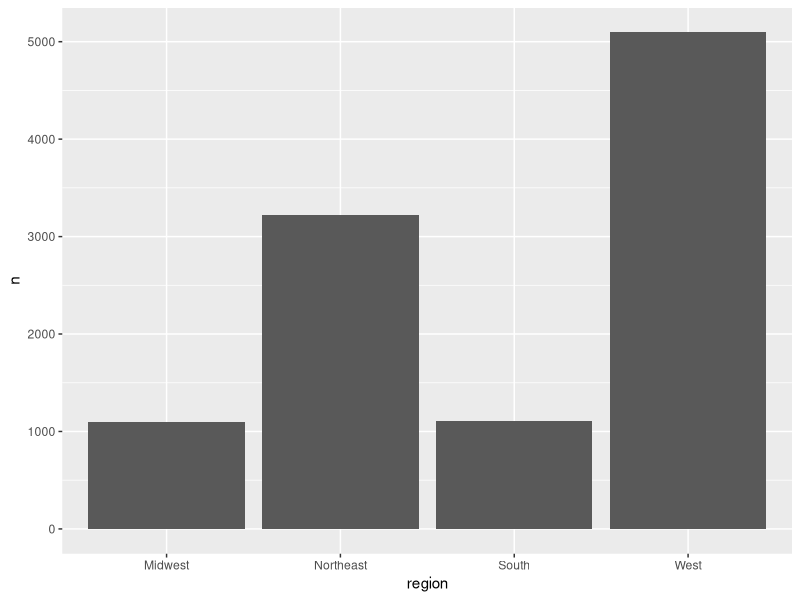
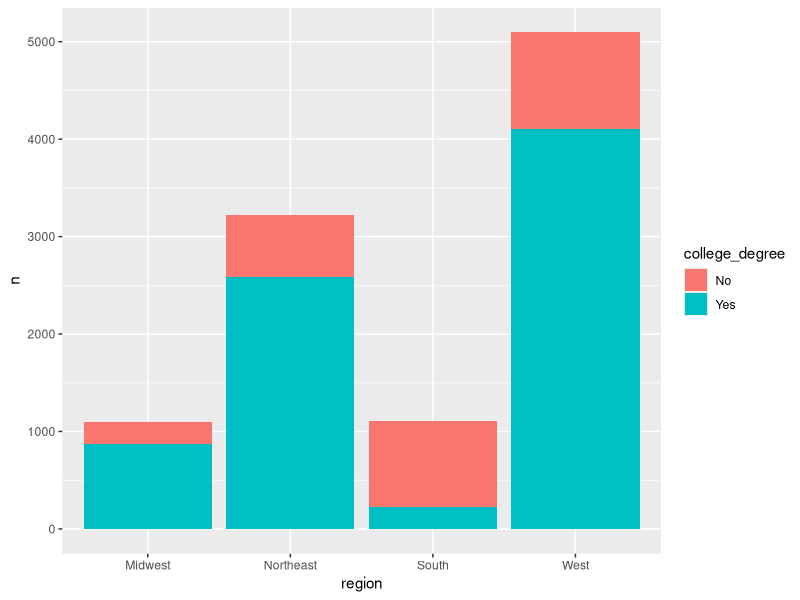
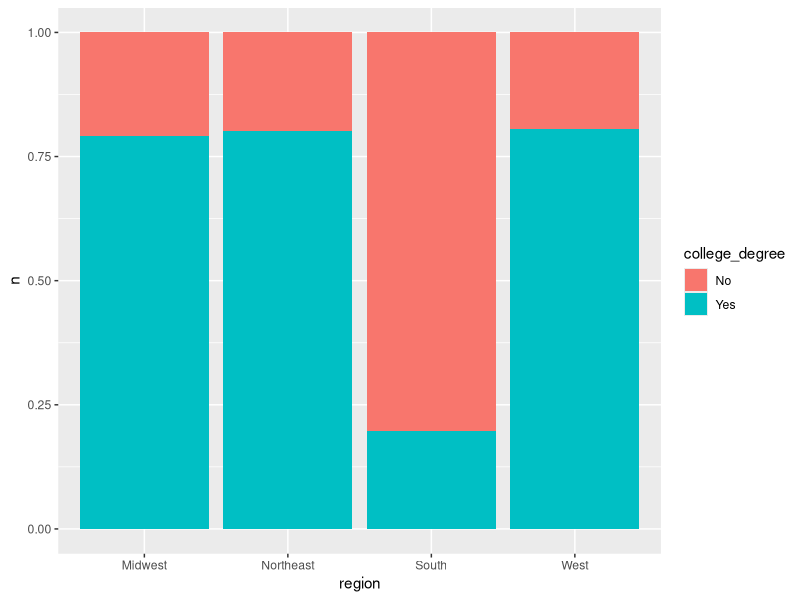
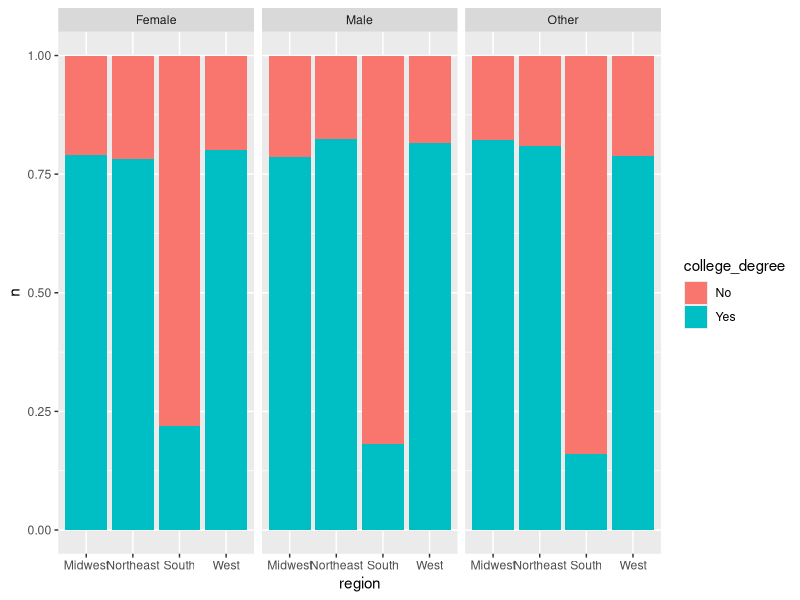
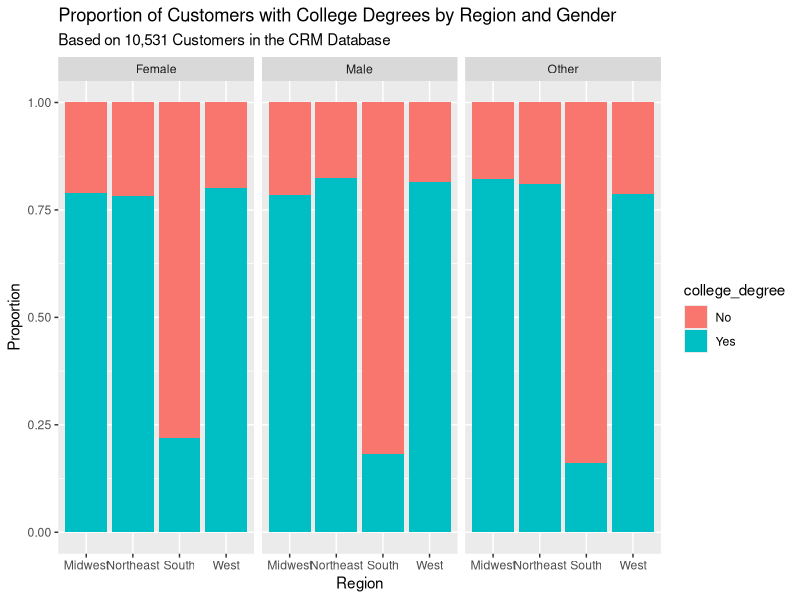
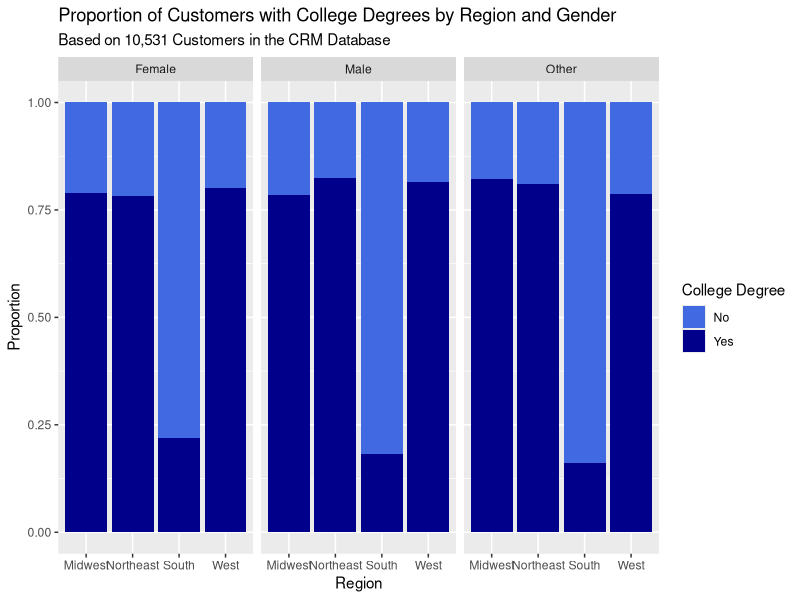
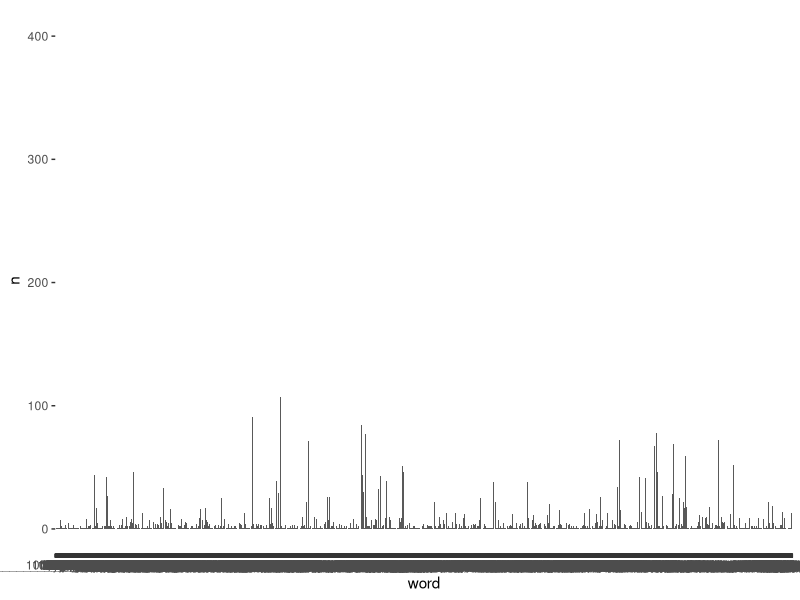
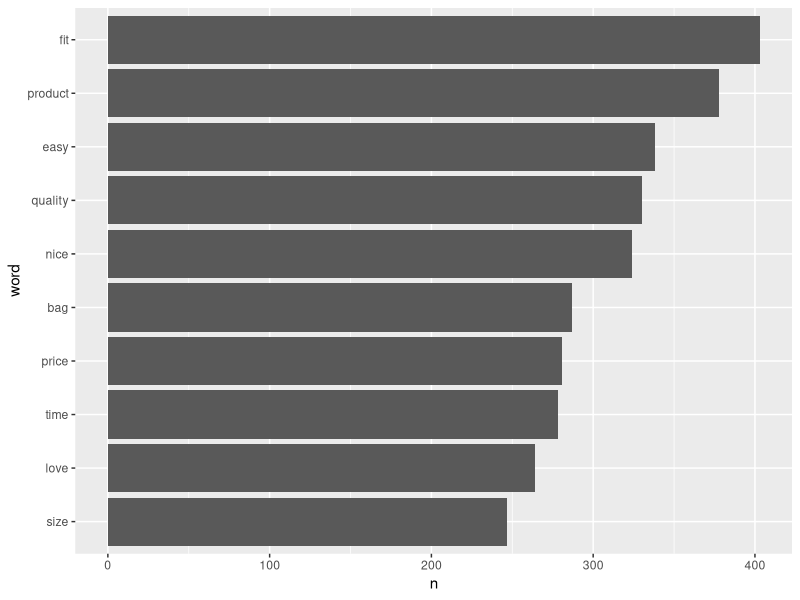

Source code (R) for these figures, in order:
## ---- chunk 1
library(tidyverse)
## ---- chunk 2
customer_data <- read_csv("customer_data.csv", show_col_types = FALSE)
glimpse(customer_data)
## ---- chunk 3
customer_data |> 
  count(region)
## ---- chunk 4
customer_data |> 
  count(region, college_degree)
## ---- chunk 5

customer_data |>
  filter(married == 'No') |>
  count(region)

## ---- chunk 6
customer_data |> 
  count(region) |> 
  ggplot(aes(x = region, y = n)) +
  geom_col()
## ---- chunk 7
customer_data |> 
  count(region, college_degree) |> 
  ggplot(aes(x = region, y = n, fill = college_degree)) +
  geom_col()
## ---- chunk 8
customer_data |> 
  count(region, college_degree) |> 
  ggplot(aes(x = region, y = n, fill = college_degree)) +
  geom_col(position = "fill")
## ---- chunk 9
customer_data |> 
  count(region, college_degree, gender) |> 
  ggplot(aes(x = region, y = n, fill = college_degree)) +
  geom_col(position = "fill") +
  facet_wrap(~ gender)
## ---- chunk 10
customer_data |> 
  count(region, college_degree, gender) |> 
  ggplot(aes(x = region, y = n, fill = college_degree)) +
  geom_col(position = "fill") +
  facet_wrap(~ gender) +
  labs(
    title = "Proportion of Customers with College Degrees by Region and Gender",
    subtitle = "Based on 10,531 Customers in the CRM Database",
    x = "Region",
    y = "Proportion"
  )
## ---- chunk 11
customer_data |> 
  count(region, college_degree, gender) |> 
  ggplot(aes(x = region, y = n, fill = college_degree)) +
  geom_col(position = "fill") +
  facet_wrap(~ gender) +
  labs(
    title = "Proportion of Customers with College Degrees by Region and Gender",
    subtitle = "Based on 10,531 Customers in the CRM Database",
    x = "Region",
    y = "Proportion"
  ) +
  scale_fill_manual(
    name = "College Degree",
    values = c("royalblue", "darkblue")
  )
## ---- chunk 12
review_data <- customer_data |>
  select(customer_id, review_text) |> 
  tidytext::unnest_tokens(word, review_text)

review_data
## ---- chunk 13
review_data |> 
  count(word) |> 
  arrange(desc(n))
## ---- chunk 14
review_data <- review_data |> 
  drop_na(word)

review_data
## ---- chunk 15
tidytext::stop_words
## ---- chunk 16
review_data <- review_data |>
  anti_join(tidytext::stop_words, join_by(word))

review_data |> 
  count(word) |> 
  arrange(desc(n))
## ---- chunk 17
review_data |>
  count(word) |>
  arrange(desc(n)) |>
  ggplot(aes(x = word, y = n)) +
  geom_col()
## ---- chunk 18
review_data |> 
  count(word) |> 
  arrange(desc(n)) |> 
  slice(1:10) |> 
  mutate(word = fct_reorder(word, n)) |>
  ggplot(aes(x = n, y = word)) +
  geom_col()
